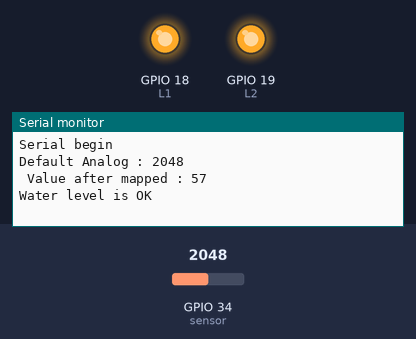
The sketch below on a simulated ESP32. Shown: output pins drawn as LEDs (lit = HIGH), the last lines printed to the serial monitor. The test bench sets the inputs (shaded band); at power-on: GPIO 34 (sensor) = 2048. Pins used as bus, display or sensor lines are not drawn.

Above: at 3.2 s.
3.3 s: GPIO 34 (sensor) set to 2286
At 5.4 s:
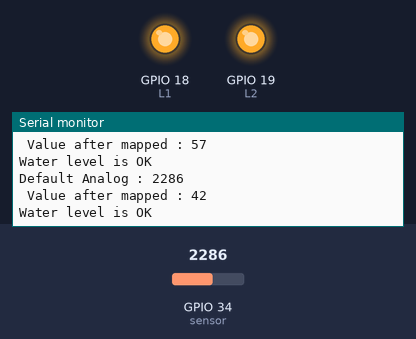
6.0 s: GPIO 34 (sensor) set to 2379
At 7.0 s:
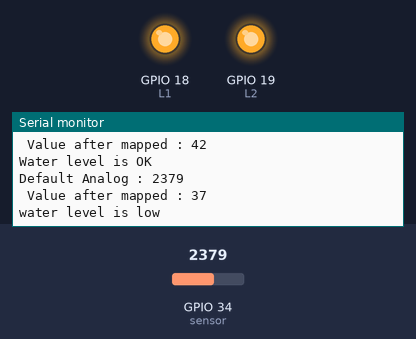
Timing chart, 0 to 9.0 s (numbered marks = the images above; inputs shaded):
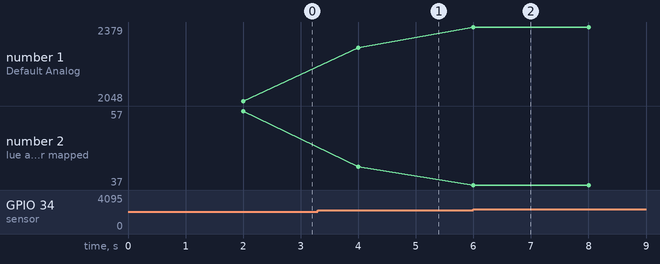

The sketch:

Relay_Humid_IF.ino
```cpp
int sensor = 34, Hash;  //pin read data
int R1 = 25; //
int R2 = 26; //
int L1 = 18; //
int L2 = 19; //

void setup() {
  Serial.begin(115200);
  Serial.println("Serial begin");
  delay(2000);
  pinMode(R1, OUTPUT);
  pinMode(R2,OUTPUT);
  pinMode(L1,OUTPUT);
  pinMode(L2,OUTPUT);
  digitalWrite(L1,HIGH);
  digitalWrite(L2,HIGH);
}

void loop() {
  digitalWrite(R1, HIGH);
  digitalWrite(R2, HIGH);
  Hash = analogRead(sensor);
  Serial.println(String("Default Analog : ") + Hash);
  Hash = map(Hash, 3000, 1330, 0,100);
  Serial.println(String(" Value after mapped : ") + Hash);
  if (Hash >= 80){
    digitalWrite(R1, LOW);
    Serial.println("Enough water for plant");
  }
  else if (Hash <= 40){
    digitalWrite(R2, LOW);
    Serial.println("water level is low");
  }
  else {
    digitalWrite(R1, LOW);
    digitalWrite(R2, LOW);
    Serial.println("Water level is OK");
  }
  delay(2000);
}
```

Measured:
- the behaviour switches between 2315 and 2316 on GPIO 34 (sensor) (found by bisection; images 1 and 2)
- after the input at 3.3 s, the serial monitor: prints a new line after 0.70 s (image 1)
- after the input at 6.0 s, the serial monitor: prints a new line at once (image 2)
- plotted number 1: 2048 → 2286 after the input at 3.3 s, 2286 → 2379 after the input at 6.0 s
- plotted number 2: 57 → 42 after the input at 3.3 s, 42 → 37 after the input at 6.0 s
